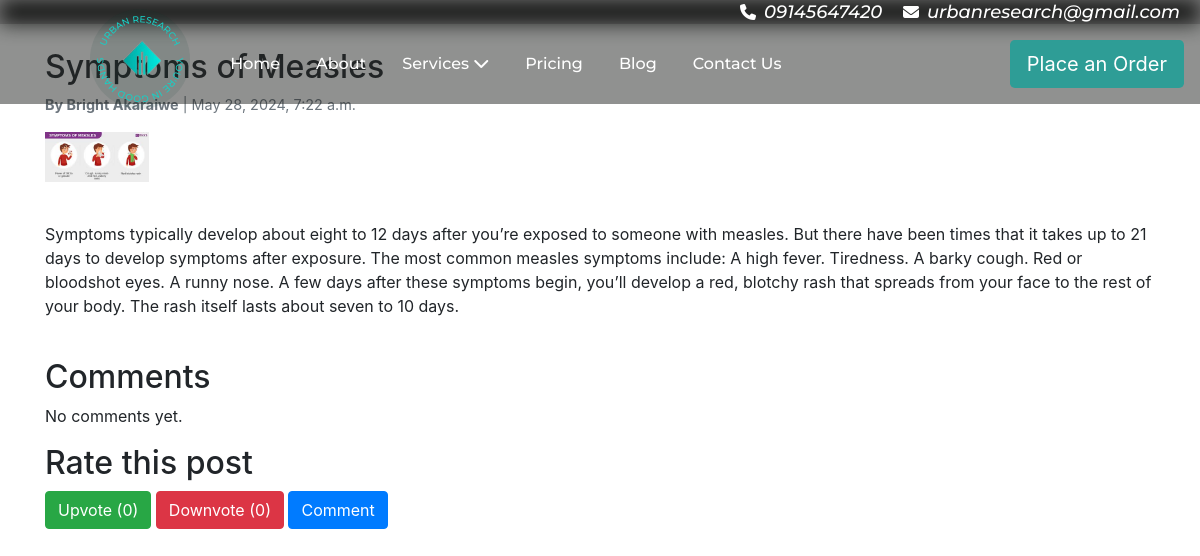
The page /blog/9/ on the database its author committed.
### services/models.py (models this page shows, shortened)
class Blog(models.Model):
    title = models.CharField(max_length=200)
    content = RichTextUploadingField()
    author = models.CharField(max_length=100)
    image = models.ImageField(upload_to='blog_images/', blank=True, null=True)
    created_at = models.DateTimeField(default=timezone.now)
    updated_at = models.DateTimeField(auto_now=True)
    upvotes = models.IntegerField(default=0)
    downvotes = models.IntegerField(default=0)

### services/views.py (the view)
# urls.py: path('blog/<int:blog_id>/', blog_detail, name='blog_detail'),
def blog_detail(request, blog_id):
    blog = get_object_or_404(Blog, id=blog_id)
    comments = blog.comments.filter(approved=True)
    new_comment = None
    session_key = f'voted_blog_{blog_id}'
    has_voted = request.session.get(session_key, False)
    if request.method == 'POST':
        comment_form = CommentForm(data=request.POST)
        if comment_form.is_valid():
            new_comment = comment_form.save(commit=False)
            new_comment.blog = blog
            new_comment.save()
            return redirect('blog_detail', blog_id=blog_id)
    else:
        comment_form = CommentForm()
    return render(request, 'blog_detail.html', {
        'blog': blog,
        'comments': comments,
        'new_comment': new_comment,
        'comment_form': comment_form,
        'has_voted': has_voted,
    })

### templates/blog_detail.html (shortened to what this page needs)
{% extends 'base.html' %}
{% block content %}
<div class="container">
    <article class="mt-5">
        <h1 class="article-title">{{ blog.title }}</h1>
        <p class="article-meta"><strong>By {{ blog.author }}</strong> | {{ blog.created_at }}</p>
        {% if blog.image %}
        <img src="{{ blog.image.url }}" class="img-fluid article-image" alt="{{ blog.title }}">
        {% endif %}
        <div class="article-content">
            <p>{{ blog.content }}</p>
        </div>
    </article>
    <section class="comment-section">
        <h2>Comments</h2>
        {% for comment in comments %}
        <div class="comment">
            <p class="comment-meta"><strong>{{ comment.name }}</strong> | {{ comment.created_at }}</p>
            <p class="comment-body">{{ comment.body }}</p>
        </div>
        {% empty %}
        <p>No comments yet.</p>
        {% endfor %}
    </section>
    <section>
        <h2>Rate this post</h2>
        <form action="{% url 'upvote_blog' blog.id %}" method="post" style="display: inline;">
            <button type="submit" class="btn btn-success" {% if has_voted %}disabled{% endif %}>
                Upvote ({{ blog.upvotes }})
            </button>
        </form>
        <form action="{% url 'downvote_blog' blog.id %}" method="post" style="display: inline;">
            <button type="submit" class="btn btn-danger" {% if has_voted %}disabled{% endif %}>
                Downvote ({{ blog.downvotes }})
            </button>
        </form>
        <button type="button" class="btn btn-primary" onclick="showCommentForm()">Comment</button>
    </section>
</div>
{% endblock %}

### assets/css/styles.css (style rules this page uses)
body { font-family: Arial, sans-serif; background-color: rgb(255, 255, 255); }
.article-title { font-size: 2rem; margin-top: 20px; }
.article-meta { color: #6c757d; font-size: 0.9rem; }
.article-content { margin-top: 20px; }
.article-image { max-width: 100%; height: 50px !important; margin-bottom: 20px; }
.comment-section { margin-top: 40px; }

### rows shown on the page
Blog: title "Symptoms of Measles", author "Bright Akaraiwe", created_at "May 28, 2024, 7:22 a.m.", image (picture), content "Symptoms typically develop about eight to 12 days after you’re exposed to someone with measles. But there have been times that it takes up to 21 days to develop symptoms after exposure. The most common measles symptoms include: A high fever. Tiredness. A barky cough. Red or bloodshot eyes. A runny nose. A few days after these symptoms begin, you’ll develop a red, blotchy rash that spreads from your face to the rest of your body. The rash itself lasts about seven to 10 days.", upvotes "0", downvotes "0"
